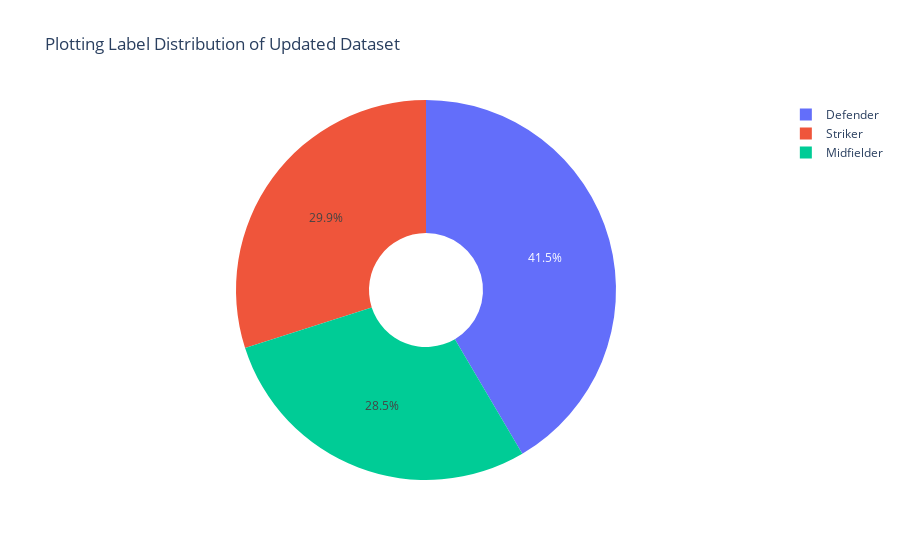

Write notebook code for a chart like this one.
### Markdown cell above
### Solution

    To Eliminate this issue and improve the performance of the model we decided to converge players playing in strategically same positions into a single label.
    *   For Example, CB, LB and RB stand for
        -   CB = Center Back
        -   LB = Left Back
        -   RB = Right Back
    Now, the above mentioned positions are for defenders and usually have the same attributes.
    
    After grouping similar positions and bringing the label size down to 3 with the class labels being:

<img src="./plots/Player Positioning.png" />

### Code cell
updated_labels = data.select("Pos").groupBy("Pos").count().toPandas()
updated_labels = pd.DataFrame({"Position": updated_labels["count"].to_numpy()}, index = updated_labels.Pos.to_numpy())
updated_labels.plot.pie(y="Position", hole=0.3, title="Plotting Label Distribution of Updated Dataset")

### Figure 1 — Plotly figure (JSON) as saved in the notebook; plotly's stock layout.template omitted (floating-point values rounded to 4 significant figures)
{"data": [{"domain": {"x": [0, 1], "y": [0, 1]}, "hole": 0.3, "hovertemplate": "index=%{label}<br>Position=%{value}<extra></extra>", "labels": ["Defender", "Striker", "Midfielder"], "legendgroup": "", "name": "", "showlegend": true, "type": "pie", "values": [7469, 5384, 5128]}], "layout": {"legend": {"tracegroupgap": 0}, "title": {"text": "Plotting Label Distribution of Updated Dataset"}}}
